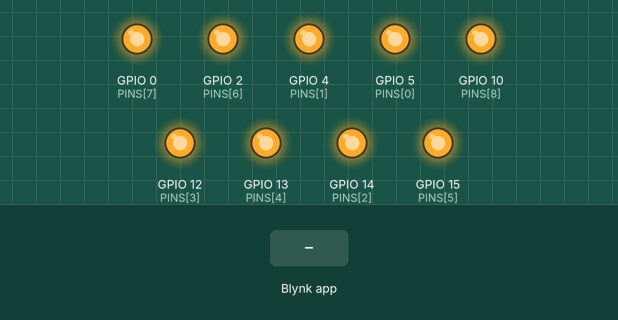
Recording of a sketch running on a simulated ESP8266 (NodeMCU). Parts: output pins drawn as LEDs (lit = HIGH). Inputs (shaded band) come from the test bench. WiFi joins after 1.5 s; servers stay silent unless stated; what the sketch prints to the serial monitor is not drawn.

Above: at 3.0 s.
3.1 s: Blynk app writes 1 to V0
At 4.3 s:
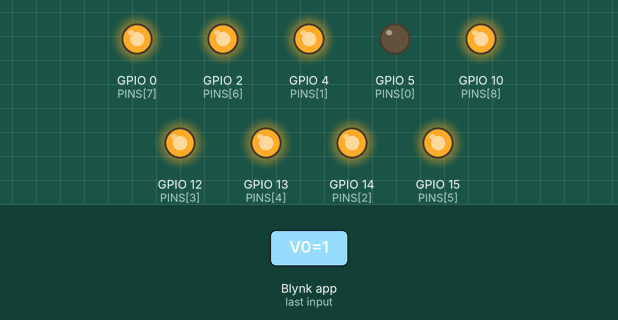
4.6 s: Blynk app writes 1 to V1
At 5.7 s:
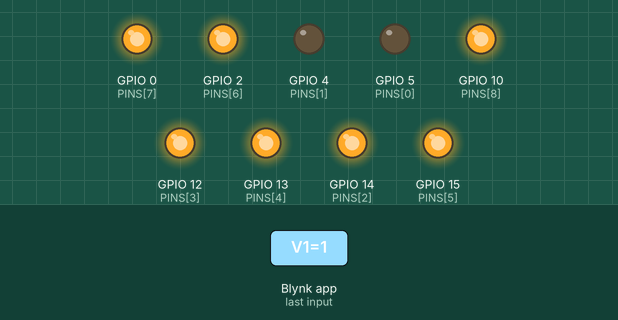
6.1 s: Blynk app writes 0 to V0
At 6.8 s:
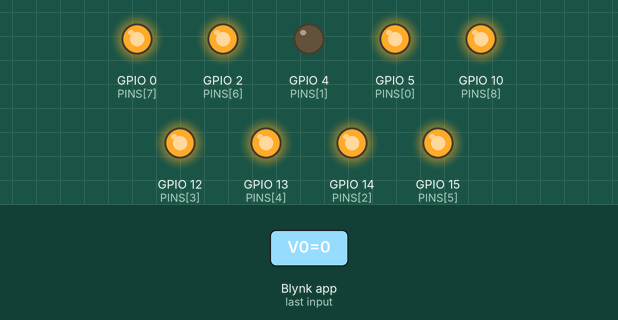
7.6 s: Blynk app writes 1 to V2
At 7.9 s:
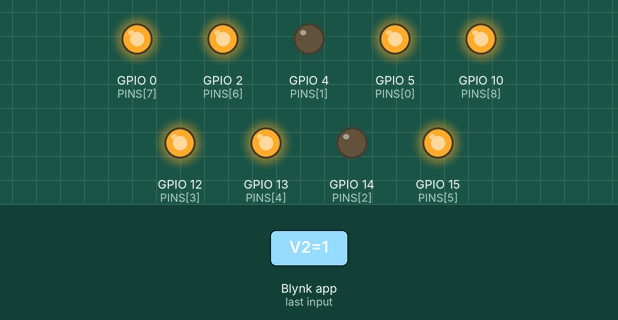
9.1 s: Blynk app writes 0 to V1
At 10.3 s:
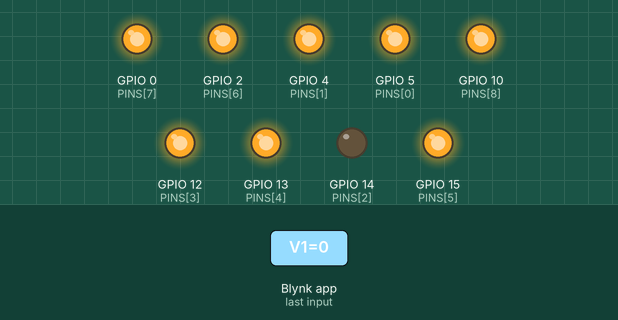
10.6 s: Blynk app writes 1 to V3
At 11.4 s:
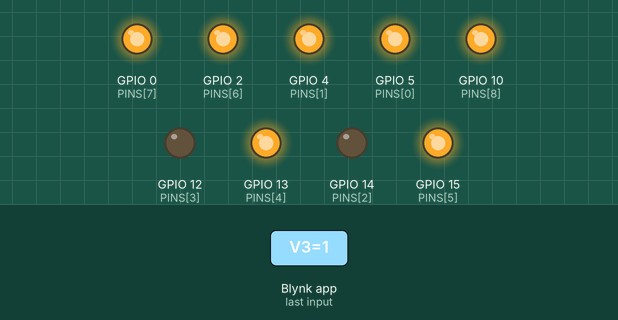
Timing chart, 0 to 13.1 s (numbered marks = the images above; inputs shaded):
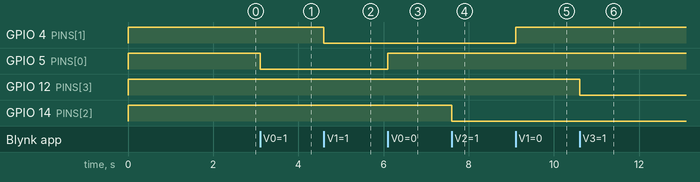

The sketch:

brighthaven_esp8266.ino
```cpp
/*
 * ╔══════════════════════════════════════════════════════════╗
 * ║          BrightHaven — ESP8266 Blynk Edition            ║
 * ║  Virtual Pin → Device mapping:                          ║
 * ║   V0 → Main Room Fan    (D1 / GPIO5)                   ║
 * ║   V1 → Main Room Light  (D2 / GPIO4)                   ║
 * ║   V2 → Main Room TV     (D5 / GPIO14)                  ║
 * ║   V3 → Main Room WiFi   (D6 / GPIO12)                  ║
 * ║   V4 → Bedroom1 Fan     (D7 / GPIO13)                  ║
 * ║   V5 → Bedroom1 Light   (D8 / GPIO15)                  ║
 * ║   V6 → Bedroom1 AC      (D4 / GPIO2)                   ║
 * ║   V7 → Bedroom1 TV      (D3 / GPIO0)                   ║
 * ║   V8 → Bedroom1 Geyser  (SD3 / GPIO10)                 ║
 * ╚══════════════════════════════════════════════════════════╝
 *
 * SETUP (one-time):
 *  1. Go to https://blynk.cloud → Create Template "BrightHaven"
 *  2. Add Datastreams V0–V8 → Integer, min=0, max=1
 *  3. Create a Device → copy Auth Token → paste below
 *  4. Install "Blynk" library in Arduino IDE
 *  5. Set your WiFi credentials below → Flash!
 *
 * RELAY WIRING: Active-LOW module assumed
 *   ON  → digitalWrite(pin, LOW)
 *   OFF → digitalWrite(pin, HIGH)
 */

// ── Blynk Credentials ──────────────────────────────────────────
#define BLYNK_TEMPLATE_ID   "YOUR_TEMPLATE_ID"       // e.g. "TMPLxxxxxx"
#define BLYNK_TEMPLATE_NAME "BrightHaven"
#define BLYNK_AUTH_TOKEN    "B5a6tgOxySyna1GKlB3k_ZKhhJefttXM"

// ── Wi-Fi Credentials ──────────────────────────────────────────
const char* WIFI_SSID = "YOUR_WIFI_SSID";
const char* WIFI_PASS = "YOUR_WIFI_PASSWORD";

// ── Libraries ──────────────────────────────────────────────────
#include <ESP8266WiFi.h>
#include <BlynkSimpleEsp8266.h>

// ── GPIO Pin Map (GPIO numbers, not D-numbers) ─────────────────
//              V0  V1  V2  V3  V4  V5  V6  V7  V8
const int PINS[] = { 5,  4, 14, 12, 13, 15,  2,  0, 10 };
#define NUM_PINS 9

BlynkTimer timer;

// ── Setup ──────────────────────────────────────────────────────
void setup() {
  Serial.begin(115200);
  Serial.println("\n[BrightHaven] Booting...");

  // All relays OFF at start (HIGH = relay off for active-LOW modules)
  for (int i = 0; i < NUM_PINS; i++) {
    pinMode(PINS[i], OUTPUT);
    digitalWrite(PINS[i], HIGH);
  }

  Blynk.begin(BLYNK_AUTH_TOKEN, WIFI_SSID, WIFI_PASS);

  Serial.print("[WiFi] Connecting");
  while (WiFi.status() != WL_CONNECTED) {
    delay(300);
    Serial.print(".");
  }
  Serial.println("\n[WiFi] Connected! IP: " + WiFi.localIP().toString());
  Serial.println("[Blynk] Ready. Waiting for commands...");
}

// ── Main Loop ──────────────────────────────────────────────────
void loop() {
  Blynk.run();
  timer.run();
}

// ── Relay Helper ───────────────────────────────────────────────
void setRelay(int index, int state) {
  if (index < 0 || index >= NUM_PINS) return;
  digitalWrite(PINS[index], state ? LOW : HIGH);
  Serial.printf("[Relay] V%d (GPIO%d) → %s\n",
                index, PINS[index], state ? "ON" : "OFF");
}

// ── Blynk Virtual Pin Handlers ─────────────────────────────────
BLYNK_WRITE(V0) { setRelay(0, param.asInt()); }  // Main Room Fan
BLYNK_WRITE(V1) { setRelay(1, param.asInt()); }  // Main Room Light
BLYNK_WRITE(V2) { setRelay(2, param.asInt()); }  // Main Room TV
BLYNK_WRITE(V3) { setRelay(3, param.asInt()); }  // Main Room WiFi
BLYNK_WRITE(V4) { setRelay(4, param.asInt()); }  // Bedroom1 Fan
BLYNK_WRITE(V5) { setRelay(5, param.asInt()); }  // Bedroom1 Light
BLYNK_WRITE(V6) { setRelay(6, param.asInt()); }  // Bedroom1 AC
BLYNK_WRITE(V7) { setRelay(7, param.asInt()); }  // Bedroom1 TV
BLYNK_WRITE(V8) { setRelay(8, param.asInt()); }  // Bedroom1 Geyser

// ── Blynk Connected: sync all states from cloud ────────────────
BLYNK_CONNECTED() {
  Serial.println("[Blynk] Connected to cloud ✅");
  Blynk.syncAll();
}
```

Measured:
- after the input at 3.1 s, GPIO 5 (PINS[0]): HIGH → LOW at once
- after the input at 4.6 s, GPIO 4 (PINS[1]): HIGH → LOW at once
- after the input at 6.1 s, GPIO 5 (PINS[0]): LOW → HIGH at once
- after the input at 7.6 s, GPIO 14 (PINS[2]): HIGH → LOW at once
- after the input at 9.1 s, GPIO 4 (PINS[1]): LOW → HIGH at once
- after the input at 10.6 s, GPIO 12 (PINS[3]): HIGH → LOW at once
